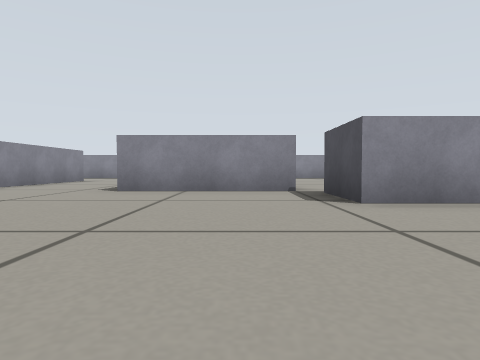
view 1 (above)

23 first-person views from a walk through a world built for the Gazebo simulator. The camera is 0.2 m above the floor, tilts 2° down and sees 75° across. The floor is counted in squares, 0.5 m on a side. Each view is taken from the middle of a square. On the plan, view 1 faces up. The plan holds only what a view shows up to about 9 squares ahead; the rest is blank.

view 2
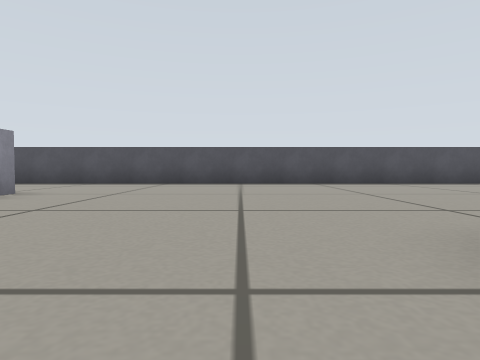

view 3
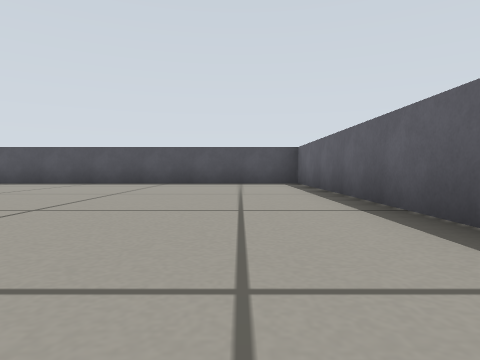

view 4
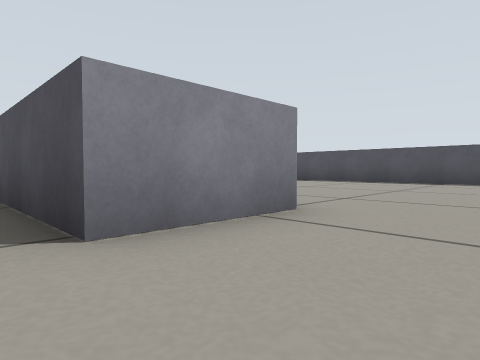

view 5
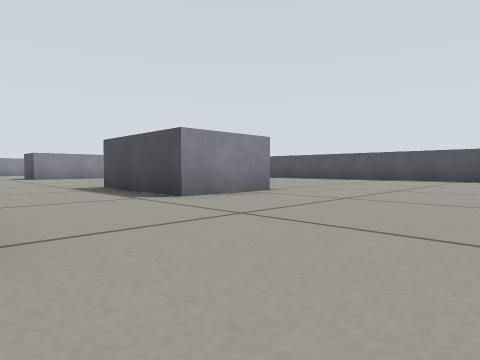

view 6
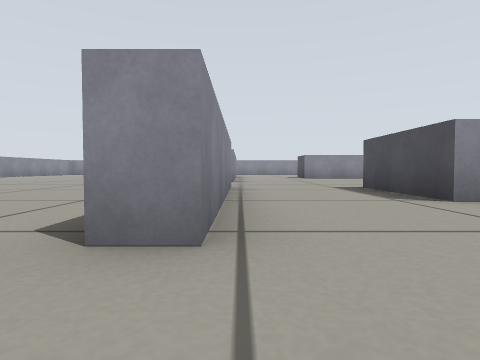

view 7
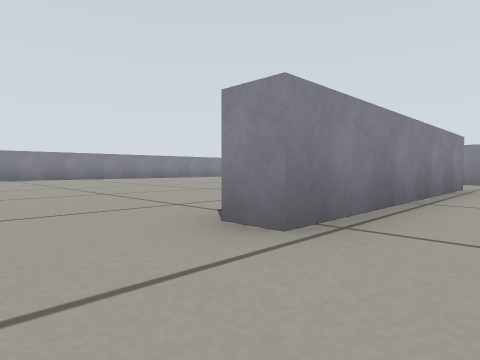

view 8
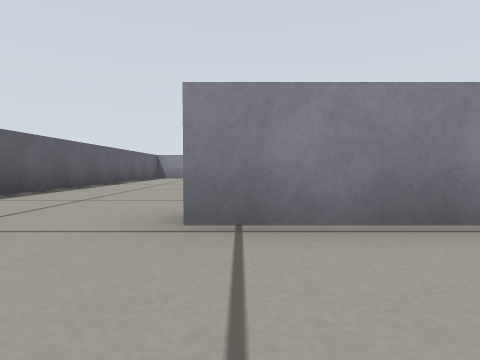

view 9
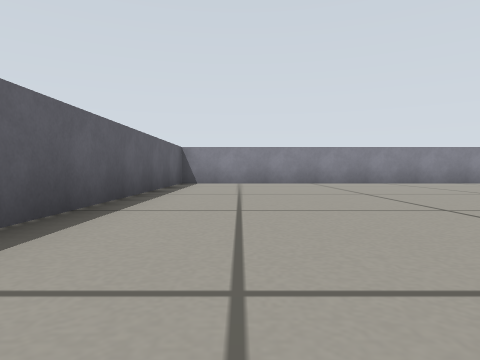

view 10
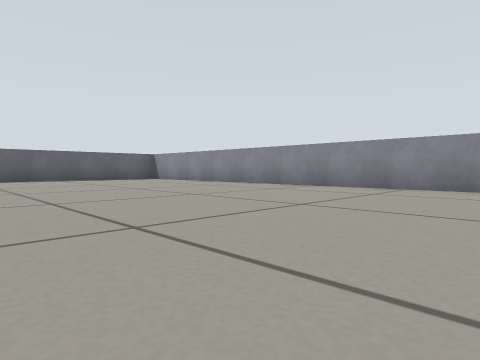

view 11
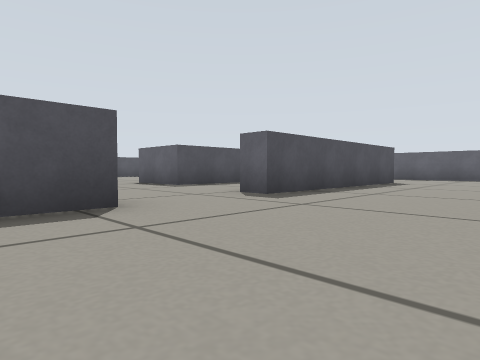

view 12
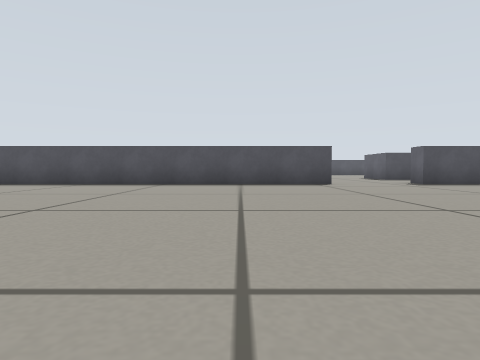

view 13
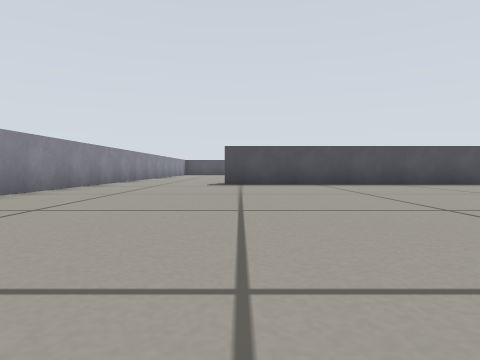

view 14
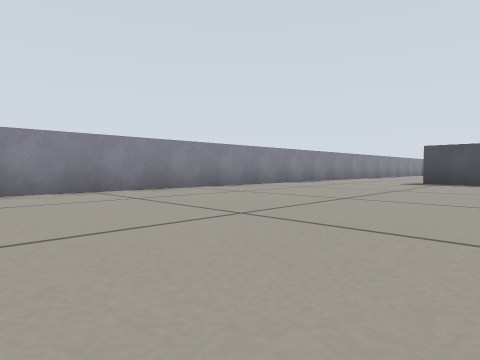

view 15
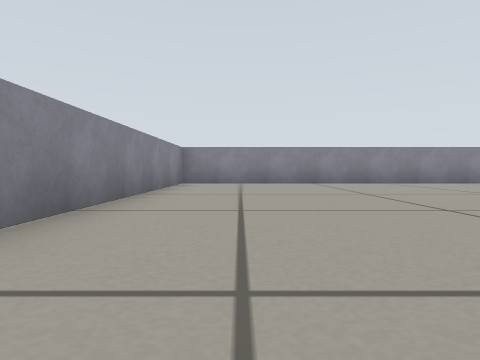

view 16
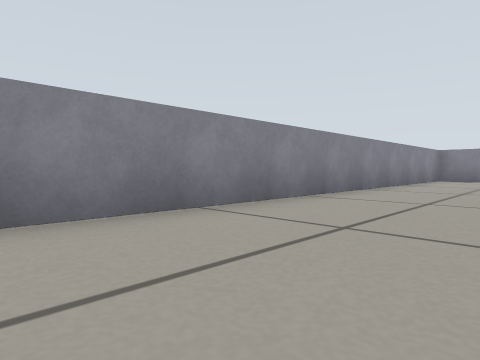

view 17
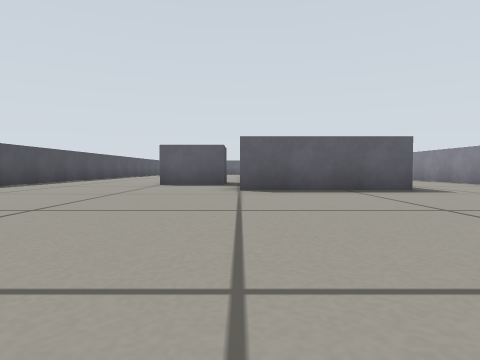

view 18
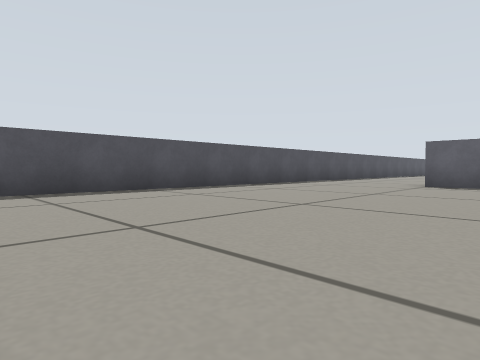

view 19
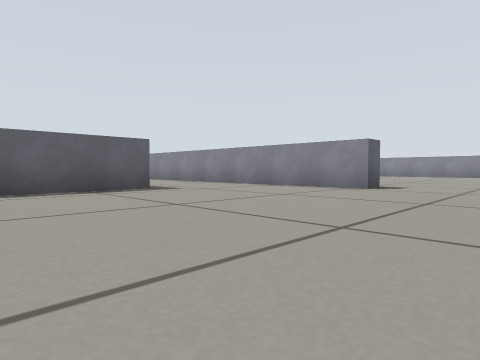

view 20
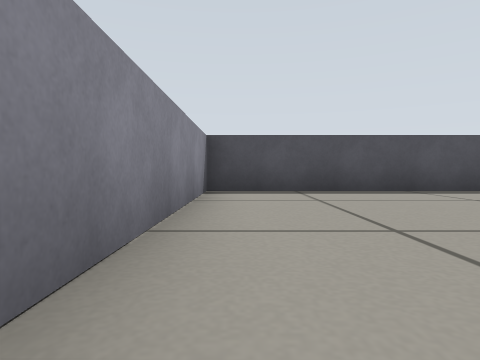

view 21
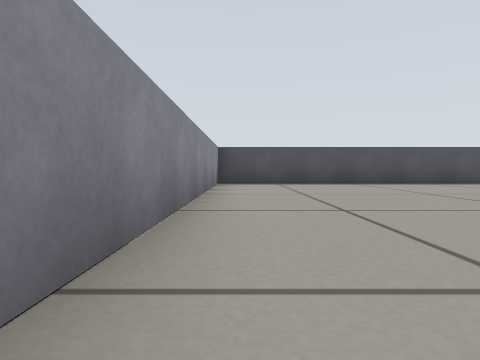

view 22
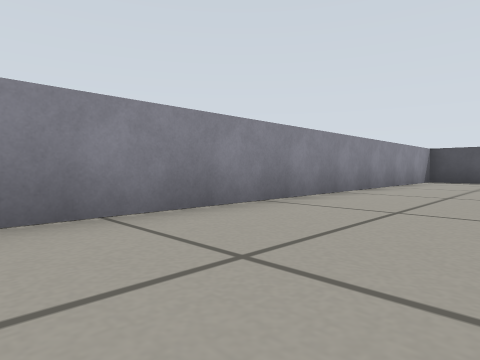

view 23
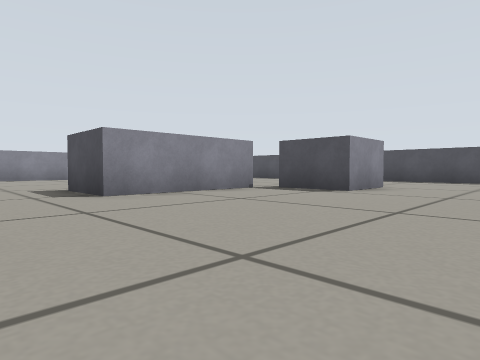

### Floor plan
Points are (right, up) in squares from view 1. A wall is a line through its corners. A room is listed if a view was taken in it or the views show most of it. See-through windows are left out.
Room 1 (views 1, 2, 3, 4, 7, 8, 17, 18, 19, 20, 21, 22, 23)
walls: (-5.2, -0.8) (-5.2, -6.4); (-5.2, 10.4) (-5.2, 4); (0, -9.6) (6.6, -9.6) (6.6, 13.6) (-3.4, 13.6)
ways out: opening at (-5.5, 0.5) to room 2; opening at (-5, -8) to room 2; opening at (-4.3, 12) to room 2
objects: grey box (-2, -4) to (-1, -2); grey box (-2, 6) to (1, 7); grey box (2, 4) to (3, 5)
Room 2 (views 5, 6, 9, 10, 11, 12, 13, 14, 15, 16)
walls: (-5.8, 1.5) (-5.8, 10.4) (-5.2, 10.4); (-5.2, -6.4) (-5.8, -6.4) (-5.8, -0.8) (-5.2, -0.8); (-3.4, 13.6) (-16.6, 13.6) (-16.6, -9.6) (-7.6, -9.6)
ways out: opening at (-5.5, 0.5) to room 1; opening at (-5, -8) to room 1; opening at (-4.3, 12) to room 1

Positions as (right, up) in squares from view 1, and headings:
1: (0, 0), facing up
2: (-2, 0), facing right
3: (-2, -8), facing right
4: (-3, -6), facing up-right
5: (-5, -8), facing up-right
6: (-5, -8), facing up
7: (-4, -8), facing up-left
8: (-3, -6), facing left
9: (-8, -8), facing left
10: (-10, 2), facing down-left
11: (-9, 3), facing down-right
12: (-14, 4), facing right
13: (-14, 10), facing right
14: (-15, 8), facing up-right
15: (-15, 5), facing up
16: (-14, 2), facing up-left
17: (1, 13), facing down
18: (1, 13), facing down-right
19: (1, 13), facing down-left
20: (1, 13), facing right
21: (-2, 13), facing right
22: (-4, 11), facing up-right
23: (-4, 1), facing up-right
